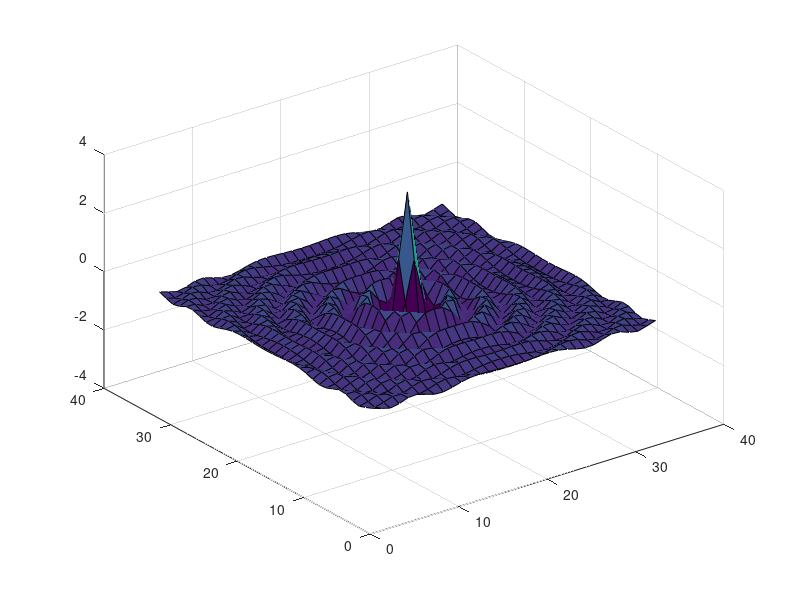

Reproduce this figure in MATLAB.
%{
Name: Assignemt 1: Problem 1.2
Date: 09/04/2023
Class: CECS 271
Instructor: Minhthong Nguyen
Purpose: In Section 1.2.5 of the text a script is given for an animation of the Mexican
hat problem. Type this into the editor, save it and execute it. Once you
nish debugging it and it executes successfully try modifying it. (a) Change
the maximum value of n from 3 to 4 and execute the script. (b) Change
the time delay in the pause function from 0.05 to 0.1. (c) Change the
z=sin(r.*n)./r; command line to z=cos(r.*n); and execute the script.
Last updated: 09/05/2023
%}

[x y ] = meshgrid(-8 : 0.5 : 8);
r = sqrt(x.^2 + y.^2) + eps;
for n=-4:0.05:4;
    z=sin(r.*n)./r;
    surf(z), view(-37, 38), axis([0,40,0,40,-4,4]);
    pause(0.05);
end




